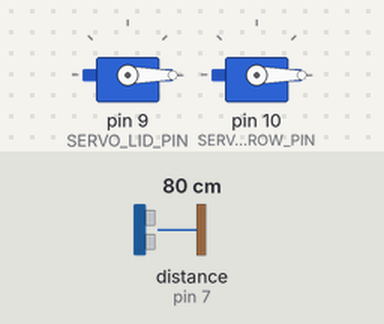
Recording of a sketch running on a simulated Arduino Uno, built with avr-gcc and run on an emulated ATmega328P. Parts: 2 × servo. Wiring (inferred from the names in the program): ultrasonic range finder: trigger pin 6; echo pin 7. Inputs (shaded band) come from the test bench; at power-on: distance to the obstacle (sensor on pin 7) 80 cm. The echo pulse lasts 58.3 µs per cm; the audio player accepts every command and is not drawn.

Above: at 1.7 s.
1.8 s: distance to the obstacle (sensor on pin 7) set to 56 cm
3.3 s: distance to the obstacle (sensor on pin 7) set to 47 cm
At 4.7 s:
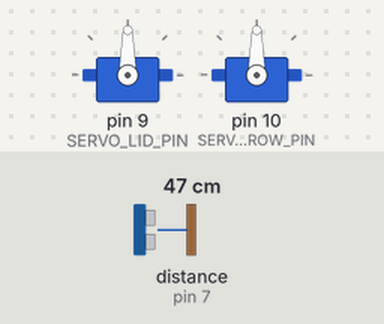
5.0 s: distance to the obstacle (sensor on pin 7) set to 60 cm
At 6.2 s:
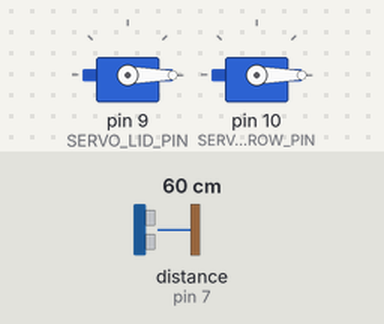
6.5 s: distance to the obstacle (sensor on pin 7) set to 2 cm
At 7.9 s:
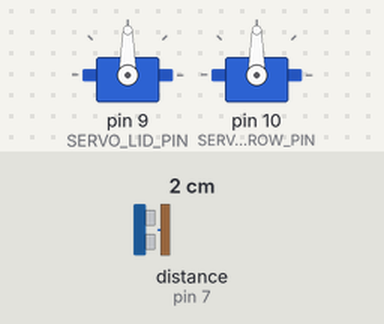
Timing chart, 0 to 9.0 s (numbered marks = the images above; inputs shaded):
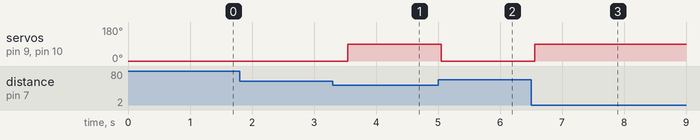

The sketch:

thrash_can.ino
```cpp
#include <Servo.h>
#include <SoftwareSerial.h>
#include <DFPlayerMini_Fast.h>

// Pin Definitions
const int TRIG_PIN = 6;    // Ultrasonic Sensor TRIG pin
const int ECHO_PIN = 7;    // Ultrasonic Sensor ECHO pin
const int SERVO_LID_PIN = 9;   // Servo untuk tutup tempat sampah
const int SERVO_THROW_PIN = 10; // Servo untuk mekanisme membuang sampah
const int RX_PIN = 2;      // DFPlayer RX pin
const int TX_PIN = 3;      // DFPlayer TX pin

// Constants
const int DISTANCE_THRESHOLD = 50;   // Jarak dalam centimeter untuk membuka tutup
const int TRASH_DETECT_THRESHOLD = 20; // Jarak untuk mendeteksi sampah dibuang
const int SERVO_OPEN_ANGLE = 90;     // Sudut buka servo
const int SERVO_CLOSE_ANGLE = 0;     // Sudut tutup servo

// Object Declarations
Servo servoLid;
Servo servoThrow;
SoftwareSerial mySerial(RX_PIN, TX_PIN);
DFPlayerMini_Fast myMP3;

// Variables
float duration_us, distance_cm;
unsigned long lastTrashDetectTime = 0;
const int TRASH_DETECT_DELAY = 3000; // Jeda 3 detik antara ucapan terima kasih

void setup() {
  Serial.begin(9600);

  // Ultrasonic Sensor Setup
  pinMode(TRIG_PIN, OUTPUT);
  pinMode(ECHO_PIN, INPUT);

  // Servo Setup
  servoLid.attach(SERVO_LID_PIN);
  servoLid.write(SERVO_CLOSE_ANGLE);

  servoThrow.attach(SERVO_THROW_PIN);
  servoThrow.write(SERVO_CLOSE_ANGLE);

  // DFPlayer Setup
  mySerial.begin(9600);
  if (!myMP3.begin(mySerial)) {
    Serial.println(F("Inisialisasi DFPlayer gagal!"));
    while(true); // Hentikan eksekusi lebih lanjut
  }

  myMP3.volume(20); // Atur volume (0-30)
}

void loop() {
  // Ukur jarak
  distance_cm = measureDistance();

  // Kontrol servo berdasarkan jarak
  if (distance_cm < DISTANCE_THRESHOLD) {
    // Buka kedua servo 90 derajat secara bersamaan
    servoLid.write(SERVO_OPEN_ANGLE);
    servoThrow.write(SERVO_OPEN_ANGLE);
  } else {
    // Tutup kedua servo
    servoLid.write(SERVO_CLOSE_ANGLE);
    servoThrow.write(SERVO_CLOSE_ANGLE);
  }

  // Deteksi sampah dibuang
  if (distance_cm < TRASH_DETECT_THRESHOLD) {
    if (millis() - lastTrashDetectTime > TRASH_DETECT_DELAY) {
      playThankYouMessage();
      lastTrashDetectTime = millis();
    }
  }

  delay(500);
}

float measureDistance() {
  // Hasilkan pulsa 10-mikrodetik ke pin TRIG
  digitalWrite(TRIG_PIN, HIGH);
  delayMicroseconds(10);
  digitalWrite(TRIG_PIN, LOW);

  // Ukur durasi pulsa dari pin ECHO
  duration_us = pulseIn(ECHO_PIN, HIGH);

  // Hitung jarak
  return 0.017 * duration_us;
}

void playThankYouMessage() {
  // Putar file MP3 pertama dari kartu SD
  // Pastikan Anda telah mengupload file MP3 ucapan terima kasih ke kartu SD
  myMP3.play(1);
}
```

Measured:
- the behaviour switches between 51 and 50 cm on distance to the obstacle (sensor on pin 7) (found by bisection; images 0 and 1)
- after the input at 1.8 s, every drawn part: stays the same
- after the input at 3.3 s, servo on pin 9 (SERVO_LID_PIN), servo on pin 10 (SERVO_THROW_PIN): 0° → 90° after 0.24 s
- after the input at 5.0 s, servo on pin 9 (SERVO_LID_PIN), servo on pin 10 (SERVO_THROW_PIN): 90° → 0° after 0.05 s
- after the input at 6.5 s, servo on pin 9 (SERVO_LID_PIN), servo on pin 10 (SERVO_THROW_PIN): 0° → 90° after 0.06 s
